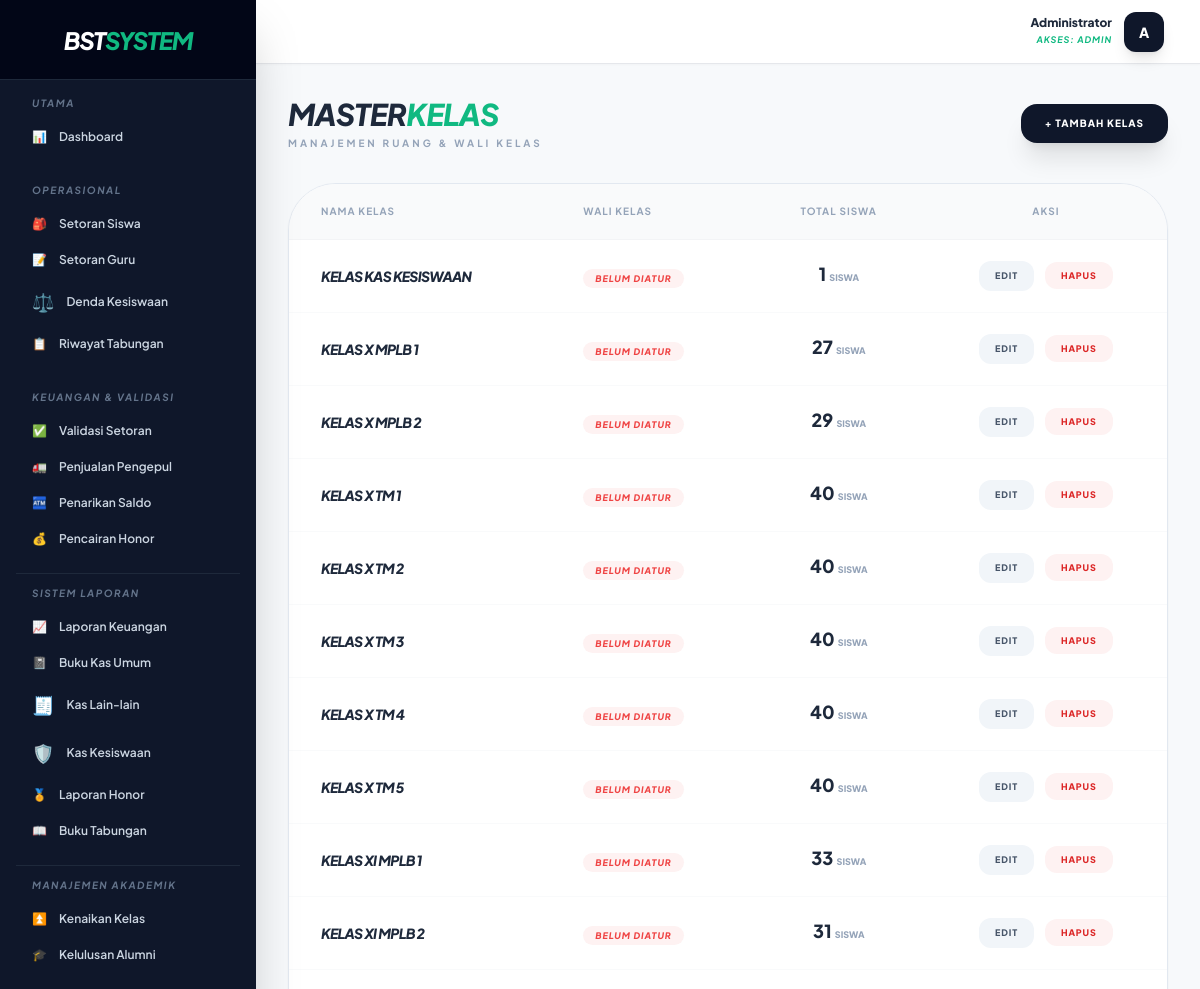
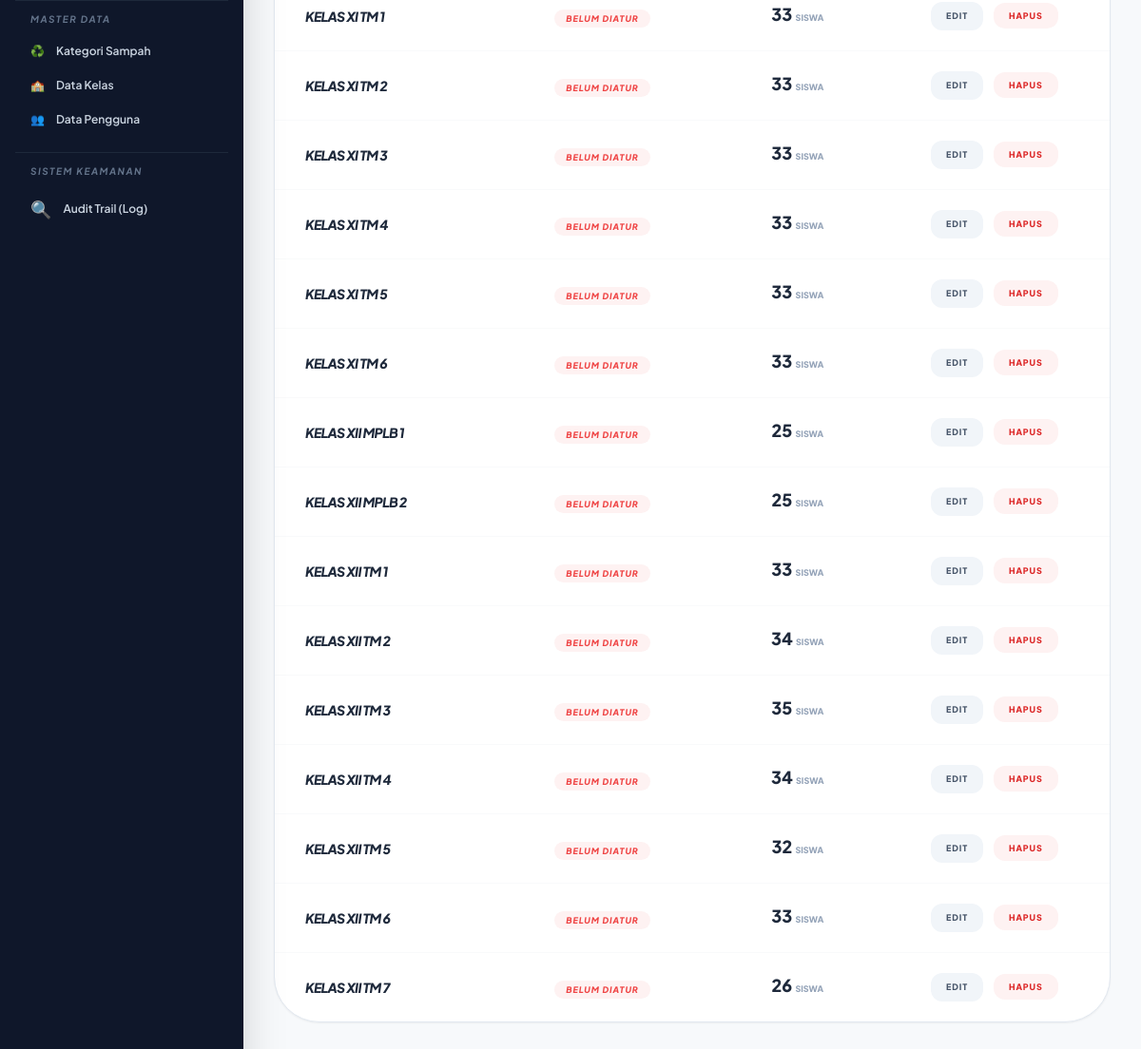
The app's page /public/kelas (signed in) with its own data (2 pictures, top to bottom).
### tables this page shows
CREATE TABLE `kelas` (
  `id` int(11) NOT NULL AUTO_INCREMENT,
  `nama_kelas` varchar(50) NOT NULL,
  `walikelas_id` int(11) DEFAULT NULL,
  PRIMARY KEY (`id`)
);

### app/Core/Database.php (called while the page is built, shortened)
<?php
class Database {
    private static $instance = null;
    private $conn;
    private function __construct() {
        try {
            $dsn = "mysql:host=" . DB_HOST . ";dbname=" . DB_NAME . ";charset=utf8mb4";
            $options = [
                PDO::ATTR_ERRMODE => PDO::ERRMODE_EXCEPTION,
                PDO::ATTR_DEFAULT_FETCH_MODE => PDO::FETCH_ASSOC,
                PDO::ATTR_EMULATE_PREPARES => false,
            ];
            $this->conn = new PDO($dsn, DB_USER, DB_PASS, $options);
        } catch (PDOException $e) {
            die("Koneksi Database Gagal: " . $e->getMessage());
        }
    }
    public static function getInstance() {
        if (self::$instance === null) {
            self::$instance = new self();
        }
        return self::$instance;
    }
    public function getConnection() {
        return $this->conn;
    }
}

### app/Controllers/KelasController.php (called while the page is built, shortened)
<?php
require_once __DIR__ . '/../Core/Database.php';
class KelasController {
    private $db;
    public function __construct() {
        $this->db = Database::getInstance()->getConnection();
    }
    public function index() {
        $sql = "SELECT k.*, u.nama as nama_walikelas,
                (SELECT COUNT(id) FROM users WHERE kelas_id = k.id AND role = 'siswa') as total_siswa
                FROM kelas k
                LEFT JOIN users u ON k.walikelas_id = u.id
                ORDER BY k.nama_kelas ASC";
        $kelas = $this->db->query($sql)->fetchAll();
        require_once __DIR__ . '/../../views/layouts/admin.php';
    }
}

### views/admin/kelas/index.php (the view, shortened to what this page needs)
<div class="max-w-7xl mx-auto space-y-8 pb-10" x-data="{ showModal: false, isEdit: false, formData: { id: '', nama_kelas: '', walikelas_id: '' } }">
    <div class="flex flex-col md:flex-row md:items-center md:justify-between gap-4">
        <div>
            <h2 class="text-3xl font-black text-slate-800 italic uppercase tracking-tight">MASTER<span class="text-emerald-500">KELAS</span></h2>
            <p class="text-[10px] font-bold text-slate-400 uppercase tracking-[0.3em] mt-1">Manajemen Ruang & Wali Kelas</p>
        </div>
        <button @click="showModal = true; isEdit = false; formData = {id:'', nama_kelas:'', walikelas_id:''}" class="px-6 py-3 bg-slate-900 text-white text-[10px] font-black uppercase tracking-widest rounded-2xl shadow-xl hover:bg-black transition-all">
            + Tambah Kelas
        </button>
    </div>
    <div class="bg-white rounded-[3rem] border border-slate-200 shadow-sm overflow-hidden">
        <div class="overflow-x-auto">
            <table class="w-full text-left">
                <thead>
                    <tr class="bg-gray-50 border-b border-gray-100 text-[10px] uppercase text-slate-400 font-black tracking-widest">
                        <th class="px-8 py-5">Nama Kelas</th>
                        <th class="px-8 py-5">Wali Kelas</th>
                        <th class="px-8 py-5 text-center">Total Siswa</th>
                        <th class="px-8 py-5 text-center">Aksi</th>
                    </tr>
                </thead>
                <tbody class="divide-y divide-gray-50">
                    <?php if(empty($kelas)): ?>
                        <tr><td colspan="4" class="px-8 py-10 text-center text-slate-400 text-xs italic">Belum ada data kelas.</td></tr>
                    <?php else: ?>
                        <?php foreach($kelas as $k): ?>
                        <tr class="hover:bg-slate-50 transition-all">
                            <td class="px-8 py-5 font-black text-slate-800 text-sm uppercase italic tracking-tighter">
                                KELAS <?= htmlspecialchars($k['nama_kelas']) ?>
                            </td>
                            <td class="px-8 py-5">
                                <?php if(!empty($k['nama_walikelas'])): ?>
                                    <div class="font-bold text-slate-700 text-sm"><?= htmlspecialchars($k['nama_walikelas']) ?></div>
                                    <div class="text-[9px] font-black text-emerald-500 uppercase tracking-widest mt-1">PJ Honorarium</div>
                                <?php else: ?>
                                    <span class="px-3 py-1 bg-red-50 text-red-500 rounded-full text-[9px] font-black uppercase tracking-widest italic">Belum Diatur</span>
                                <?php endif; ?>
                            </td>
                            <td class="px-8 py-5 text-center">
                                <span class="text-lg font-black <?= ($k['total_siswa'] ?? 0) > 0 ? 'text-slate-800' : 'text-slate-300' ?>">
                                    <?= $k['total_siswa'] ?? 0 ?> <span class="text-[9px] uppercase text-slate-400">Siswa</span>
                                </span>
                            </td>
                            <td class="px-8 py-5 text-center space-x-2">
                                <button @click="showModal = true; isEdit = true; formData = { id: '<?= $k['id'] ?>', nama_kelas: '<?= addslashes($k['nama_kelas']) ?>', walikelas_id: '<?= $k['walikelas_id'] ?>' }" class="px-4 py-2 bg-slate-100 text-slate-600 hover:bg-slate-800 hover:text-white rounded-xl text-[9px] font-black uppercase tracking-widest transition-all">Edit</button>
                                <a href="<?= BASE_URL ?>/kelas/delete?id=<?= $k['id'] ?>" onclick="return confirm('Hapus kelas ini?')" class="px-4 py-2 bg-red-50 text-red-600 hover:bg-red-600 hover:text-white rounded-xl text-[9px] font-black uppercase tracking-widest transition-all">Hapus</a>
                            </td>
                        </tr>
                        <?php endforeach; ?>
                    <?php endif; ?>
                </tbody>
            </table>
        </div>
    </div>
</div>

### public/index.php (shortened to what this page needs)
<?php
$url = isset($_GET['url']) ? rtrim($_GET['url'], '/') : 'auth/login';
$url = filter_var($url, FILTER_SANITIZE_URL);
$urlParts = explode('/', $url);
$controllerName = ucfirst($urlParts[0]) . 'Controller';
$methodName = isset($urlParts[1]) ? $urlParts[1] : 'index';
$controllerFile = __DIR__ . '/../app/Controllers/' . $controllerName . '.php';
if (file_exists($controllerFile)) {
    $controller = new $controllerName();
    if (method_exists($controller, $methodName)) {
        unset($urlParts[0]);
        unset($urlParts[1]);
        $params = $urlParts ? array_values($urlParts) : [];
        call_user_func_array([$controller, $methodName], $params);
    } else {
        http_response_code(404);
        echo "404 - Method tidak ditemukan!";
    }
} else {
    http_response_code(404);
    echo "404 - Controller tidak ditemukan!";
}

### views/layouts/admin.php (shortened to what this page needs)
<!DOCTYPE html>
<html lang="id">
<head>
    <script src="https://cdn.tailwindcss.com"></script>
</head>
<body x-data="{ sidebarOpen: false }">
    <div class="flex h-screen overflow-hidden">
        <aside :class="sidebarOpen ? 'translate-x-0' : '-translate-x-full'"
               class="fixed inset-y-0 left-0 z-50 w-64 bg-slate-900 text-slate-300 transition-transform duration-300 transform lg:translate-x-0 lg:static lg:inset-0 shadow-2xl flex flex-col">
            <div class="flex items-center justify-center h-20 bg-slate-950 border-b border-slate-800 flex-shrink-0">
                <span class="text-2xl font-black text-white italic tracking-tighter uppercase">BST<span class="text-emerald-500">SYSTEM</span></span>
            </div>
            <nav class="flex-1 mt-4 px-4 space-y-1 overflow-y-auto custom-scrollbar">
                <div class="pb-3">
                    <p class="nav-header text-[10px] font-bold text-slate-500 uppercase px-4 mb-2">Utama</p>
                    <a href="<?= BASE_URL ?>/dashboard" class="sidebar-link flex items-center px-4 py-2.5 text-xs font-semibold rounded-xl hover:bg-slate-800 transition-all">
                        <span class="mr-3">📊</span> Dashboard
                    </a>
                </div>
                <?php if($_SESSION['role'] === 'admin' || $_SESSION['role'] === 'staff'): ?>
                <div class="py-3">
                    <p class="nav-header text-[10px] font-bold text-slate-500 uppercase px-4 mb-2">Operasional</p>
                    <a href="<?= BASE_URL ?>/setoran/siswa_kelas" class="sidebar-link flex items-center px-4 py-2.5 text-xs font-semibold rounded-xl hover:bg-slate-800 transition-all">
                        <span class="mr-3">🎒</span> Setoran Siswa
                    </a>
                    <a href="<?= BASE_URL ?>/setoran/guru" class="sidebar-link flex items-center px-4 py-2.5 text-xs font-semibold rounded-xl hover:bg-slate-800 transition-all">
                        <span class="mr-3">📝</span> Setoran Guru
                    </a>
                    <a href="<?= BASE_URL ?>/setoran/create_kesiswaan" class="sidebar-link flex items-center px-4 py-2.5 text-xs font-semibold rounded-xl hover:bg-slate-800 transition-all">
                        <span class="mr-3 text-lg">⚖️</span> Denda Kesiswaan
                    </a>
                    <?php if($_SESSION['role'] === 'admin'): ?>
                    <a href="<?= BASE_URL ?>/setoran/siswa" class="sidebar-link flex items-center px-4 py-2.5 text-xs font-semibold rounded-xl hover:bg-slate-800 transition-all">
                        <span class="mr-3">📋</span> Riwayat Tabungan
                    </a>
                    <?php endif; ?>
                </div>
                <?php endif; ?>
                <?php if($_SESSION['role'] === 'admin'): ?>
                <div class="py-3">
                    <p class="nav-header text-[10px] font-bold text-slate-500 uppercase px-4 mb-2">Keuangan & Validasi</p>
                    <a href="<?= BASE_URL ?>/setoran/validasi" class="sidebar-link flex items-center px-4 py-2.5 text-xs font-semibold rounded-xl hover:bg-slate-800 transition-all">
                        <span class="mr-3">✅</span> Validasi Setoran
                    </a>
                    <a href="<?= BASE_URL ?>/penjualan" class="sidebar-link flex items-center px-4 py-2.5 text-xs font-semibold rounded-xl hover:bg-slate-800 transition-all">
                        <span class="mr-3">🚛</span> Penjualan Pengepul
                    </a>
                    <a href="<?= BASE_URL ?>/penarikan" class="sidebar-link flex items-center px-4 py-2.5 text-xs font-semibold rounded-xl hover:bg-slate-800 transition-all">
                        <span class="mr-3">🏧</span> Penarikan Saldo
                    </a>
                    <a href="<?= BASE_URL ?>/honor" class="sidebar-link flex items-center px-4 py-2.5 text-xs font-semibold rounded-xl hover:bg-slate-800 transition-all">
                        <span class="mr-3">💰</span> Pencairan Honor
                    </a>
                </div>
                <div class="py-3 border-t border-slate-800 mt-4">
                    <p class="nav-header text-[10px] font-bold text-slate-500 uppercase px-4 mb-2">Sistem Laporan</p>
                    <a href="<?= BASE_URL ?>/laporan/keuangan" class="sidebar-link flex items-center px-4 py-2.5 text-xs font-semibold rounded-xl hover:bg-slate-800 transition-all">
                        <span class="mr-3">📈</span> Laporan Keuangan
                    </a>
                    <a href="<?= BASE_URL ?>/laporan/buku_kas" class="sidebar-link flex items-center px-4 py-2.5 text-xs font-semibold rounded-xl hover:bg-slate-800 transition-all">
                        <span class="mr-3">📓</span> Buku Kas Umum
                    </a>
                    <a href="<?= BASE_URL ?>/kas" class="sidebar-link flex items-center px-4 py-2.5 text-xs font-semibold rounded-xl hover:bg-slate-800 transition-all">
                        <span class="mr-3 text-lg">🧾</span> Kas Lain-lain
                    </a>
                    <a href="<?= BASE_URL ?>/laporan/kas_kesiswaan" class="sidebar-link flex items-center px-4 py-2.5 text-xs font-semibold rounded-xl hover:bg-slate-800 transition-all">
                        <span class="mr-3 text-lg">🛡️</span> Kas Kesiswaan
                    </a>
                    <a href="<?= BASE_URL ?>/laporan/honor" class="sidebar-link flex items-center px-4 py-2.5 text-xs font-semibold rounded-xl hover:bg-slate-800 transition-all">
                        <span class="mr-3">🏅</span> Laporan Honor
                    </a>
                    <a href="<?= BASE_URL ?>/laporan/nasabah" class="sidebar-link flex items-center px-4 py-2.5 text-xs font-semibold rounded-xl hover:bg-slate-800 transition-all">
                        <span class="mr-3">📖</span> Buku Tabungan
                    </a>
                </div>
                <div class="py-3 border-t border-slate-800 mt-4">
                    <p class="nav-header text-[10px] font-bold text-slate-500 uppercase px-4 mb-2">Manajemen Akademik</p>
                    <a href="<?= BASE_URL ?>/akademik/kenaikan" class="sidebar-link flex items-center px-4 py-2.5 text-xs font-semibold rounded-xl hover:bg-slate-800 transition-all">
                        <span class="mr-3">⏫</span> Kenaikan Kelas
                    </a>
                    <a href="<?= BASE_URL ?>/akademik/kelulusan" class="sidebar-link flex items-center px-4 py-2.5 text-xs font-semibold rounded-xl hover:bg-slate-800 transition-all">
                        <span class="mr-3">🎓</span> Kelulusan Alumni
                    </a>
                </div>
                <div class="py-3 border-t border-slate-800 mt-4">
                    <p class="nav-header text-[10px] font-bold text-slate-500 uppercase px-4 mb-2">Master Data</p>
                    <a href="<?= BASE_URL ?>/sampah" class="sidebar-link flex items-center px-4 py-2.5 text-xs font-semibold rounded-xl hover:bg-slate-800 transition-all">
                        <span class="mr-3">♻️</span> Kategori Sampah
                    </a>
                    <a href="<?= BASE_URL ?>/kelas" class="sidebar-link flex items-center px-4 py-2.5 text-xs font-semibold rounded-xl hover:bg-slate-800 transition-all">
                        <span class="mr-3">🏫</span> Data Kelas
                    </a>
                    <a href="<?= BASE_URL ?>/user" class="sidebar-link flex items-center px-4 py-2.5 text-xs font-semibold rounded-xl hover:bg-slate-800 transition-all">
                        <span class="mr-3">👥</span> Data Pengguna
                    </a>
                </div>
                <div class="py-3 border-t border-slate-800 mt-4 mb-8">
                    <p class="nav-header text-[10px] font-bold text-slate-500 uppercase px-4 mb-2">Sistem Keamanan</p>
                    <a href="<?= BASE_URL ?>/pengaturan/logs" class="sidebar-link flex items-center px-4 py-2.5 text-xs font-semibold rounded-xl hover:bg-slate-800 transition-all">
                        <span class="mr-3 text-lg">🔍</span> Audit Trail (Log)
                    </a>
                </div>
                <?php endif; ?>
            </nav>
        </aside>
        <div class="flex-1 flex flex-col overflow-hidden">
            <header class="flex items-center justify-between h-16 px-8 bg-white border-b border-gray-200 flex-shrink-0 shadow-sm">
                <div class="ml-auto relative" x-data="{ open: false }">
                    <button @click="open = !open" class="flex items-center space-x-3 p-1 rounded-2xl hover:bg-gray-50 transition-all focus:outline-none">
                        <div class="text-right hidden sm:block">
                            <p class="text-xs font-black text-slate-800 leading-none"><?= htmlspecialchars($_SESSION['nama']) ?></p>
                            <p class="text-[9px] text-emerald-500 font-bold uppercase mt-1 tracking-widest italic">Akses: <?= strtoupper($_SESSION['role']) ?></p>
                        </div>
                        <div class="w-10 h-10 rounded-xl bg-slate-900 flex items-center justify-center text-white text-sm font-black shadow-lg uppercase">
                            <?= substr($_SESSION['nama'], 0, 1) ?>
                        </div>
                    </button>
                </div>
            </header>
            <main class="flex-1 overflow-x-hidden overflow-y-auto p-8 bg-slate-50/50">
                <div class="container mx-auto">
                    <?php require_once $content; ?>
                </div>
            </main>
        </div>
    </div>
</body>
</html>

### views/layouts/admin.php (style rules this page uses)
body { font-family: 'Plus Jakarta Sans', sans-serif; background-color: #f8fafc; }
.nav-header { font-style: italic; letter-spacing: 0.15em; }

### records on screen
kelas: nama_kelas "KAS KESISWAAN", total_siswa "1"
kelas: nama_kelas "X MPLB 1", total_siswa "27"
kelas: nama_kelas "X MPLB 2", total_siswa "29"
kelas: nama_kelas "X TM 1", total_siswa "40"
kelas: nama_kelas "X TM 2", total_siswa "40"
kelas: nama_kelas "X TM 3", total_siswa "40"
kelas: nama_kelas "X TM 4", total_siswa "40"
kelas: nama_kelas "X TM 5", total_siswa "40"
kelas: nama_kelas "XI MPLB 1", total_siswa "33"
kelas: nama_kelas "XI MPLB 2", total_siswa "31"
kelas: nama_kelas "XI TM 1", total_siswa "33"
kelas: nama_kelas "XI TM 2", total_siswa "33"
kelas: nama_kelas "XI TM 3", total_siswa "33"
kelas: nama_kelas "XI TM 4", total_siswa "33"
kelas: nama_kelas "XI TM 5", total_siswa "33"
kelas: nama_kelas "XI TM 6", total_siswa "33"
kelas: nama_kelas "XII MPLB 1", total_siswa "25"
kelas: nama_kelas "XII MPLB 2", total_siswa "25"
kelas: nama_kelas "XII TM 1", total_siswa "33"
kelas: nama_kelas "XII TM 2", total_siswa "34"
kelas: nama_kelas "XII TM 3", total_siswa "35"
kelas: nama_kelas "XII TM 4", total_siswa "34"
kelas: nama_kelas "XII TM 5", total_siswa "32"
kelas: nama_kelas "XII TM 6", total_siswa "33"
kelas: nama_kelas "XII TM 7", total_siswa "26"

### other values on screen
$_SESSION['nama'] "Administrator"
$_SESSION['role'] "ADMIN"
substr($_SESSION['nama'], 0, 1) "A"
